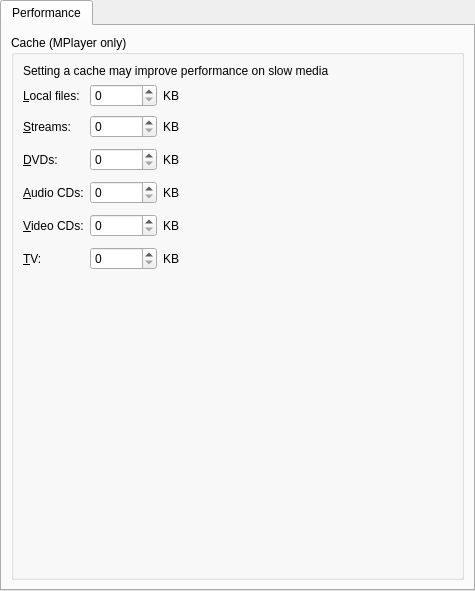
<?xml version="1.0" encoding="UTF-8"?>
<ui version="4.0">
 <class>Gui::Pref::TPerformance</class>
 <widget class="QWidget" name="Gui::Pref::TPerformance">
  <property name="geometry">
   <rect>
    <x>0</x>
    <y>0</y>
    <width>475</width>
    <height>591</height>
   </rect>
  </property>
  <layout class="QVBoxLayout">
   <property name="margin">
    <number>0</number>
   </property>
   <item>
    <widget class="QTabWidget" name="performance_tab">
     <property name="currentIndex">
      <number>0</number>
     </property>
     <widget class="QWidget" name="tab">
      <attribute name="title">
       <string>Performance</string>
      </attribute>
      <layout class="QVBoxLayout">
       <item>
        <widget class="QGroupBox" name="cache_group">
         <property name="title">
          <string>Cache (MPlayer only)</string>
         </property>
         <layout class="QGridLayout">
          <item row="0" column="0" colspan="4">
           <widget class="QLabel" name="cache_label">
            <property name="text">
             <string>Setting a cache may improve performance on slow media</string>
            </property>
            <property name="wordWrap">
             <bool>false</bool>
            </property>
           </widget>
          </item>
          <item row="8" column="0">
           <widget class="QLabel" name="label_12">
            <property name="text">
             <string>&amp;Video CDs:</string>
            </property>
            <property name="buddy">
             <cstring>cache_vcds_spin</cstring>
            </property>
           </widget>
          </item>
          <item row="4" column="1">
           <widget class="QSpinBox" name="cache_streams_spin">
            <property name="maximum">
             <number>100000</number>
            </property>
           </widget>
          </item>
          <item row="8" column="1">
           <widget class="QSpinBox" name="cache_vcds_spin">
            <property name="maximum">
             <number>100000</number>
            </property>
           </widget>
          </item>
          <item row="9" column="0">
           <widget class="QLabel" name="label_14">
            <property name="text">
             <string>&amp;TV:</string>
            </property>
            <property name="buddy">
             <cstring>cache_tv_spin</cstring>
            </property>
           </widget>
          </item>
          <item row="9" column="1">
           <widget class="QSpinBox" name="cache_tv_spin">
            <property name="maximum">
             <number>100000</number>
            </property>
           </widget>
          </item>
          <item row="10" column="2">
           <spacer name="verticalSpacer">
            <property name="orientation">
             <enum>Qt::Vertical</enum>
            </property>
            <property name="sizeHint" stdset="0">
             <size>
              <width>20</width>
              <height>40</height>
             </size>
            </property>
           </spacer>
          </item>
          <item row="7" column="1">
           <widget class="QSpinBox" name="cache_cds_spin">
            <property name="maximum">
             <number>100000</number>
            </property>
           </widget>
          </item>
          <item row="6" column="3">
           <spacer>
            <property name="orientation">
             <enum>Qt::Horizontal</enum>
            </property>
            <property name="sizeHint" stdset="0">
             <size>
              <width>211</width>
              <height>27</height>
             </size>
            </property>
           </spacer>
          </item>
          <item row="8" column="2">
           <widget class="QLabel" name="label_11">
            <property name="text">
             <string>KB</string>
            </property>
           </widget>
          </item>
          <item row="9" column="3">
           <spacer>
            <property name="orientation">
             <enum>Qt::Horizontal</enum>
            </property>
            <property name="sizeHint" stdset="0">
             <size>
              <width>231</width>
              <height>27</height>
             </size>
            </property>
           </spacer>
          </item>
          <item row="9" column="2">
           <widget class="QLabel" name="label_15">
            <property name="text">
             <string>KB</string>
            </property>
           </widget>
          </item>
          <item row="6" column="0">
           <widget class="QLabel" name="label_6">
            <property name="text">
             <string>&amp;DVDs:</string>
            </property>
            <property name="buddy">
             <cstring>cache_dvds_spin</cstring>
            </property>
           </widget>
          </item>
          <item row="6" column="2">
           <widget class="QLabel" name="label_7">
            <property name="text">
             <string>KB</string>
            </property>
           </widget>
          </item>
          <item row="7" column="0">
           <widget class="QLabel" name="label_9">
            <property name="text">
             <string>&amp;Audio CDs:</string>
            </property>
            <property name="buddy">
             <cstring>cache_cds_spin</cstring>
            </property>
           </widget>
          </item>
          <item row="2" column="0">
           <widget class="QLabel" name="cache_files_label">
            <property name="text">
             <string>&amp;Local files:</string>
            </property>
            <property name="buddy">
             <cstring>cache_files_spin</cstring>
            </property>
           </widget>
          </item>
          <item row="2" column="3">
           <spacer name="horizontalSpacer">
            <property name="orientation">
             <enum>Qt::Horizontal</enum>
            </property>
            <property name="sizeHint" stdset="0">
             <size>
              <width>40</width>
              <height>20</height>
             </size>
            </property>
           </spacer>
          </item>
          <item row="2" column="2">
           <widget class="QLabel" name="cache_files_kb_label">
            <property name="text">
             <string>KB</string>
            </property>
           </widget>
          </item>
          <item row="8" column="3">
           <spacer>
            <property name="orientation">
             <enum>Qt::Horizontal</enum>
            </property>
            <property name="sizeHint" stdset="0">
             <size>
              <width>201</width>
              <height>27</height>
             </size>
            </property>
           </spacer>
          </item>
          <item row="4" column="0">
           <widget class="QLabel" name="cache_streams_label">
            <property name="text">
             <string>&amp;Streams:</string>
            </property>
            <property name="buddy">
             <cstring>cache_streams_spin</cstring>
            </property>
           </widget>
          </item>
          <item row="6" column="1">
           <widget class="QSpinBox" name="cache_dvds_spin">
            <property name="maximum">
             <number>100000</number>
            </property>
           </widget>
          </item>
          <item row="7" column="2">
           <widget class="QLabel" name="label_10">
            <property name="text">
             <string>KB</string>
            </property>
           </widget>
          </item>
          <item row="4" column="2">
           <widget class="QLabel" name="label_5">
            <property name="text">
             <string>KB</string>
            </property>
           </widget>
          </item>
          <item row="2" column="1">
           <widget class="QSpinBox" name="cache_files_spin">
            <property name="maximum">
             <number>100000</number>
            </property>
           </widget>
          </item>
          <item row="7" column="3">
           <spacer>
            <property name="orientation">
             <enum>Qt::Horizontal</enum>
            </property>
            <property name="sizeHint" stdset="0">
             <size>
              <width>221</width>
              <height>27</height>
             </size>
            </property>
           </spacer>
          </item>
          <item row="4" column="3">
           <spacer>
            <property name="orientation">
             <enum>Qt::Horizontal</enum>
            </property>
            <property name="sizeHint" stdset="0">
             <size>
              <width>211</width>
              <height>27</height>
             </size>
            </property>
           </spacer>
          </item>
         </layout>
        </widget>
       </item>
      </layout>
     </widget>
    </widget>
   </item>
  </layout>
 </widget>
 <tabstops>
  <tabstop>cache_streams_spin</tabstop>
  <tabstop>cache_dvds_spin</tabstop>
  <tabstop>cache_cds_spin</tabstop>
  <tabstop>cache_vcds_spin</tabstop>
  <tabstop>cache_tv_spin</tabstop>
 </tabstops>
 <resources/>
 <connections/>
</ui>
